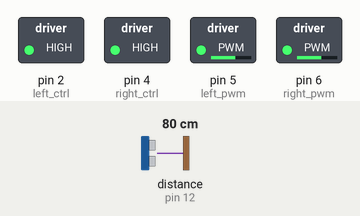
Bench run of a sketch on a simulated Arduino Uno, built with avr-gcc and run on an emulated ATmega328P. Parts: switched loads named in the sketch (green lamp = pin HIGH). The test bench sets the inputs (shaded band); at power-on: distance to the obstacle (sensor on pin 12) 80 cm. The echo pulse lasts 58.3 µs per cm; pins used as bus, display or sensor lines are not drawn.

Above: at 1.9 s.
2.0 s: distance to the obstacle (sensor on pin 12) set to 21 cm
3.5 s: distance to the obstacle (sensor on pin 12) set to 18 cm
At 3.8 s:
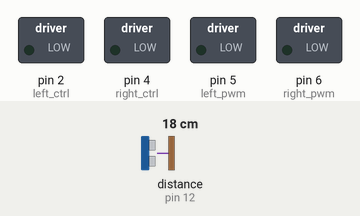
8.0 s: distance to the obstacle (sensor on pin 12) set to 35 cm
At 9.0 s:
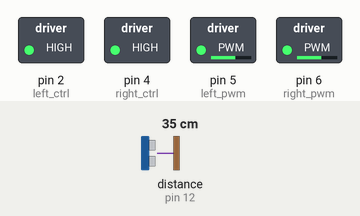
10.1 s: distance to the obstacle (sensor on pin 12) set to 2 cm
At 11.4 s:
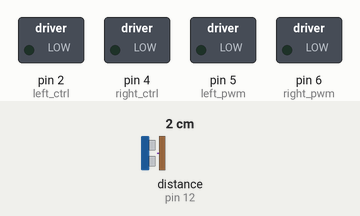
Timing chart, 0 to 12.6 s (numbered marks = the images above; inputs shaded):
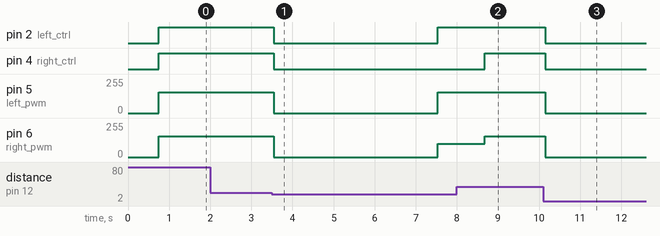

The sketch:

lesson_13_Avoiding_Car.ino
```cpp
//*******************************************************************************
/*
 keyestudio 4wd BT Car
 lesson 13
 Avoiding Car
 http://www.keyestudio.com
*/
#define SCL_Pin  A5  //Set the clock pin to A5
#define SDA_Pin  A4  //Set data pin to A4
//Array, used to store the data of pattern, can be calculated by yourself or obtained from the modulus tool
unsigned char front[] = {0x00,0x00,0x00,0x00,0x00,0x24,0x12,0x09,0x12,0x24,0x00,0x00,0x00,0x00,0x00,0x00};
unsigned char left[] = {0x00,0x00,0x00,0x00,0x00,0x00,0x44,0x28,0x10,0x44,0x28,0x10,0x44,0x28,0x10,0x00};
unsigned char right[] = {0x00,0x10,0x28,0x44,0x10,0x28,0x44,0x10,0x28,0x44,0x00,0x00,0x00,0x00,0x00,0x00};
unsigned char STOP01[] = {0x2E,0x2A,0x3A,0x00,0x02,0x3E,0x02,0x00,0x3E,0x22,0x3E,0x00,0x3E,0x0A,0x0E,0x00};
unsigned char clear[] = {0x00,0x00,0x00,0x00,0x00,0x00,0x00,0x00,0x00,0x00,0x00,0x00,0x00,0x00,0x00,0x00};

int left_ctrl = 2;//define the direction control pins of group B motor
int left_pwm = 5;//define the PWM control pins of group B motor
int right_ctrl = 4;//define the direction control pins of group A motor
int right_pwm = 6;//define the PWM control pins of group A motor

#include "SR04.h"//define the library of ultrasonic sensor
#define TRIG_PIN 12// set the signal output of ultrasonic sensor to D12
#define ECHO_PIN 13//set the signal input of ultrasonic sensor to D13
SR04 sr04 = SR04(ECHO_PIN,TRIG_PIN);
long distance,a1,a2;//define three distance
const int servopin = A3;//set the pin of servo to A3

void setup() {
  pinMode(left_ctrl,OUTPUT);//set direction control pins of group B motor to OUTPUT
  pinMode(left_pwm,OUTPUT);//set PWM control pins of group B motor to OUTPUT
  pinMode(right_ctrl,OUTPUT);//set direction control pins of group A motor to OUTPUT
  pinMode(right_pwm,OUTPUT);//set PWM control pins of group A motor to OUTPUT
  pinMode(TRIG_PIN, OUTPUT); //Set the trig pin to output
  pinMode(ECHO_PIN, INPUT); //Set the echo pin to input
  servopulse(servopin,90);//the angle of servo is 90 degree
  delay(300);
  pinMode(SCL_Pin,OUTPUT);// Set the clock pin to output
  pinMode(SDA_Pin,OUTPUT);//Set the data pin to output
  matrix_display(clear);
}

void loop()
 {
  avoid();//run the main program
}

void avoid()
{
  distance=sr04.Distance(); //obtain the value detected by ultrasonic sensor

  if((distance < 20)&&(distance != 0))//if the distance is greater than 0 and less than 10

  {
    car_Stop();//stop
    matrix_display(clear);
    matrix_display(STOP01);//show stop pattern
    delay(1000);
    servopulse(servopin,160);//servo rotates to 160°
    delay(500);
    a1=sr04.Distance();//measure the distance
    delay(100);
    servopulse(servopin,20);//rotate to 20 degree
    delay(500);
    a2=sr04.Distance();//measure the distance
    delay(100);
    servopulse(servopin,90);  //Return to the 90 degree position
    delay(500);
    if(a1 > a2)//compare the distance, if left distance is more than right distance
    {
      car_left();//turn left
      matrix_display(clear);
      matrix_display(left);    //display left-turning pattern
      servopulse(servopin,90);//servo rotates to 90 degree
      delay(700); //turn left 700ms
      matrix_display(clear);
      matrix_display(front);  //show forward pattern
    }
    else//if the right distance is greater than the left
    {
      car_right();//turn right
      matrix_display(clear);
      matrix_display(right);  //display right-turning pattern
      servopulse(servopin,90);//servo rotates to 90 degree
      delay(700);
      matrix_display(clear);
      matrix_display(front);  //show forward pattern
    }
  }
  else//otherwise
  {
    car_front();//go forward
    matrix_display(clear);
    matrix_display(front);  // show forward pattern
  }
}

void car_front()//car goes forward
{
  digitalWrite(left_ctrl,HIGH);
  analogWrite(left_pwm,155);
  digitalWrite(right_ctrl,HIGH);
  analogWrite(right_pwm,155);
}
void car_back()//go back
{
  digitalWrite(left_ctrl,LOW);
  analogWrite(left_pwm,100);
  digitalWrite(right_ctrl,LOW);
  analogWrite(right_pwm,100);
}
void car_left()//car turns left
{
  digitalWrite(left_ctrl, LOW);
  analogWrite(left_pwm, 100);
  digitalWrite(right_ctrl, HIGH);
  analogWrite(right_pwm, 155);
}
void car_right()//car turns right
{
  digitalWrite(left_ctrl, HIGH);
  analogWrite(left_pwm, 155);
  digitalWrite(right_ctrl, LOW);
  analogWrite(right_pwm, 100);
}
void car_Stop()//stop
{
  digitalWrite(left_ctrl,LOW);
  analogWrite(left_pwm,0);
  digitalWrite(right_ctrl,LOW);
  analogWrite(right_pwm,0);
}

void servopulse(int servopin,int myangle)//the running angle of servo
{
  for(int i=0; i<20; i++)
  {
    int pulsewidth = (myangle*11)+500;
    digitalWrite(servopin,HIGH);
    delayMicroseconds(pulsewidth);
    digitalWrite(servopin,LOW);
    delay(20-pulsewidth/1000);
  }
}

//this function is used for dot matrix display
void matrix_display(unsigned char matrix_value[])
{
  IIC_start();  //the function that calls the data transfer start condition
  IIC_send(0xc0);  //select address

  for (int i = 0; i < 16; i++) //the pattern data is 16 bytes
  {
    IIC_send(matrix_value[i]); //Transmit the data of the pattern
  }
  IIC_end();   //End pattern data transmission
  IIC_start();
  IIC_send(0x8A);  //Display control, select 4/16 pulse width
  IIC_end();
}
//Conditions under which data transmission begins
void IIC_start()
{
  digitalWrite(SDA_Pin, HIGH);
  digitalWrite(SCL_Pin, HIGH);
  delayMicroseconds(3);
  digitalWrite(SDA_Pin, LOW);
  delayMicroseconds(3);
  digitalWrite(SCL_Pin, LOW);
}
//Indicates the end of data transmission
void IIC_end()
{
  digitalWrite(SCL_Pin, LOW);
  digitalWrite(SDA_Pin, LOW);
  delayMicroseconds(3);
  digitalWrite(SCL_Pin, HIGH);
  delayMicroseconds(3);
  digitalWrite(SDA_Pin, HIGH);
  delayMicroseconds(3);
}
//transmit data
void IIC_send(unsigned char send_data)
{
  for (byte mask = 0x01; mask != 0; mask <<= 1) //Each byte has 8 bits and is checked bit by bit starting at the lowest level
  {
    if (send_data & mask) { //Sets the high and low levels of SDA_Pin depending on whether each bit of the byte is a 1 or a 0
      digitalWrite(SDA_Pin, HIGH);
    } else {
      digitalWrite(SDA_Pin, LOW);
    }
    delayMicroseconds(3);
    digitalWrite(SCL_Pin, HIGH); //Pull the clock pin SCL_Pin high to stop data transmission
    delayMicroseconds(3);
    digitalWrite(SCL_Pin, LOW); //pull the clock pin SCL_Pin low to change the SIGNAL of SDA
  }
}
//*******************************************************************************
```

Measured:
- the behaviour switches between 20 and 19 cm on distance to the obstacle (sensor on pin 12) (found by bisection; images 0 and 1)
- after the input at 2.0 s, every drawn part: stays the same
- after the input at 3.5 s, pin 2 (left_ctrl): HIGH → LOW at once, → HIGH 4.0 s later; pin 4 (right_ctrl): HIGH → LOW at once; pin 5 (left_pwm): 155/255 → 0/255 at once, → 155/255 4.0 s later; pin 6 (right_pwm): 155/255 → 0/255 at once, → 100/255 4.0 s later
- after the input at 8.0 s, pin 2 (left_ctrl): stays HIGH (without the input it goes to LOW after 0.68 s); pin 4 (right_ctrl): LOW → HIGH after 0.68 s; pin 5 (left_pwm): stays 155/255 (without the input it goes to 0/255 after 0.68 s); pin 6 (right_pwm): 100/255 → 155/255 after 0.68 s
- after the input at 10.1 s, pin 2 (left_ctrl), pin 4 (right_ctrl): HIGH → LOW after 0.05 s; pin 5 (left_pwm), pin 6 (right_pwm): 155/255 → 0/255 after 0.05 s
